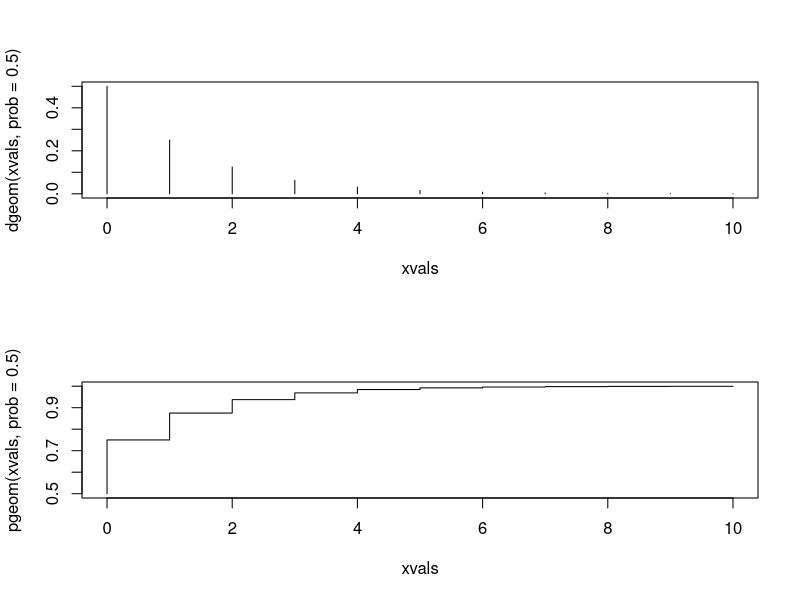

Here is the R script that generated this plot: (Note: this script raises an error after producing the figure.)
## ---- chunk 1
knitr::opts_chunk$set(echo = TRUE)
## ---- chunk 2
par(mfrow = c(2,1))
xvals <- 0:10
plot(xvals, dgeom(xvals, prob = 0.5), type = "h") #geometric(0.5) pmf
plot(xvals, pgeom(xvals, prob = 0.5), type = "S") #geometric(0.5) cdf

## ---- chunk 3
igeom(0.7, 0.1) # the 2nd graph is a PMF and the 3rd was the CDF, inverse distribution happening on the fly (geometrc distribution)
## ---- chunk 4
numJobs <- 1000
maxT <- 50
  
times <- runif(numJobs, )
times = sort(times)
stripchart(times, pch = '|')
iatimes = diff(times)
hist(iatimes)
hist(iatimes, freq = FALSE, )
